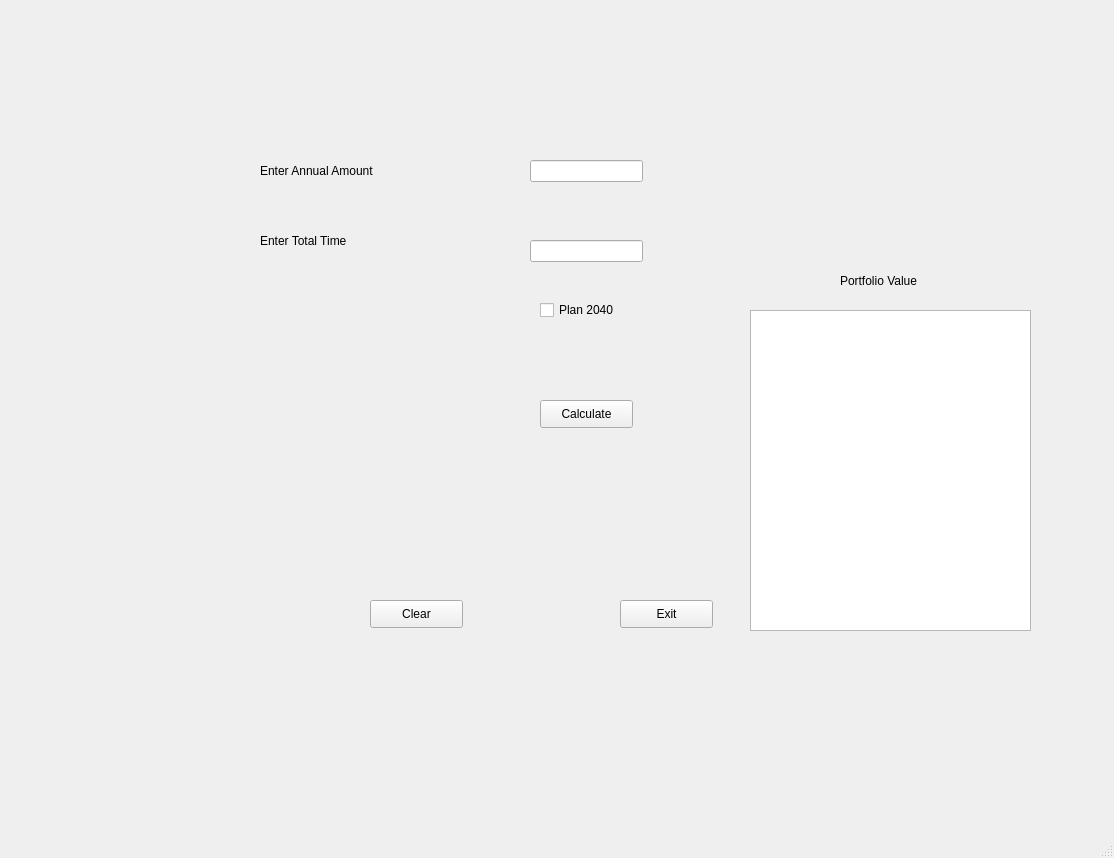
<?xml version="1.0" encoding="UTF-8"?>
<ui version="4.0">
 <class>financialPlanner</class>
 <widget class="QMainWindow" name="financialPlanner">
  <property name="geometry">
   <rect>
    <x>0</x>
    <y>0</y>
    <width>1114</width>
    <height>858</height>
   </rect>
  </property>
  <property name="windowTitle">
   <string>Financial Planner</string>
  </property>
  <widget class="QWidget" name="centralwidget">
   <widget class="QLabel" name="lblAnnualAmount">
    <property name="geometry">
     <rect>
      <x>260</x>
      <y>150</y>
      <width>151</width>
      <height>41</height>
     </rect>
    </property>
    <property name="font">
     <font>
      <family>Segoe UI</family>
      <pointsize>9</pointsize>
     </font>
    </property>
    <property name="text">
     <string>Enter Annual Amount</string>
    </property>
   </widget>
   <widget class="QLineEdit" name="txtAnnualAmount">
    <property name="geometry">
     <rect>
      <x>530</x>
      <y>160</y>
      <width>113</width>
      <height>22</height>
     </rect>
    </property>
    <property name="font">
     <font>
      <family>Segoe UI</family>
      <pointsize>9</pointsize>
     </font>
    </property>
   </widget>
   <widget class="QLabel" name="lblTotalTime">
    <property name="geometry">
     <rect>
      <x>260</x>
      <y>220</y>
      <width>151</width>
      <height>41</height>
     </rect>
    </property>
    <property name="font">
     <font>
      <family>Segoe UI</family>
      <pointsize>9</pointsize>
     </font>
    </property>
    <property name="text">
     <string>Enter Total Time</string>
    </property>
   </widget>
   <widget class="QLineEdit" name="txtTotalTime">
    <property name="geometry">
     <rect>
      <x>530</x>
      <y>240</y>
      <width>113</width>
      <height>22</height>
     </rect>
    </property>
    <property name="font">
     <font>
      <family>Segoe UI</family>
      <pointsize>9</pointsize>
     </font>
    </property>
   </widget>
   <widget class="QListWidget" name="lstOutput">
    <property name="geometry">
     <rect>
      <x>750</x>
      <y>310</y>
      <width>281</width>
      <height>321</height>
     </rect>
    </property>
   </widget>
   <widget class="QLabel" name="lblOutput">
    <property name="geometry">
     <rect>
      <x>840</x>
      <y>260</y>
      <width>111</width>
      <height>41</height>
     </rect>
    </property>
    <property name="font">
     <font>
      <family>Segoe UI</family>
      <pointsize>9</pointsize>
     </font>
    </property>
    <property name="text">
     <string>Portfolio Value</string>
    </property>
   </widget>
   <widget class="QPushButton" name="btnCalculate">
    <property name="geometry">
     <rect>
      <x>540</x>
      <y>400</y>
      <width>93</width>
      <height>28</height>
     </rect>
    </property>
    <property name="font">
     <font>
      <family>Segoe UI</family>
      <pointsize>9</pointsize>
     </font>
    </property>
    <property name="text">
     <string>Calculate</string>
    </property>
   </widget>
   <widget class="QCheckBox" name="chkPlan">
    <property name="geometry">
     <rect>
      <x>540</x>
      <y>300</y>
      <width>91</width>
      <height>20</height>
     </rect>
    </property>
    <property name="font">
     <font>
      <family>Segoe UI</family>
      <pointsize>9</pointsize>
     </font>
    </property>
    <property name="text">
     <string>Plan 2040</string>
    </property>
   </widget>
   <widget class="QPushButton" name="btnClear">
    <property name="geometry">
     <rect>
      <x>370</x>
      <y>600</y>
      <width>93</width>
      <height>28</height>
     </rect>
    </property>
    <property name="font">
     <font>
      <family>Segoe UI</family>
      <pointsize>9</pointsize>
     </font>
    </property>
    <property name="text">
     <string>Clear</string>
    </property>
   </widget>
   <widget class="QPushButton" name="btnExit">
    <property name="geometry">
     <rect>
      <x>620</x>
      <y>600</y>
      <width>93</width>
      <height>28</height>
     </rect>
    </property>
    <property name="font">
     <font>
      <family>Segoe UI</family>
      <pointsize>9</pointsize>
     </font>
    </property>
    <property name="text">
     <string>Exit</string>
    </property>
   </widget>
  </widget>
  <widget class="QMenuBar" name="menubar">
   <property name="geometry">
    <rect>
     <x>0</x>
     <y>0</y>
     <width>1114</width>
     <height>26</height>
    </rect>
   </property>
  </widget>
  <widget class="QStatusBar" name="statusbar"/>
 </widget>
 <resources/>
 <connections/>
</ui>
